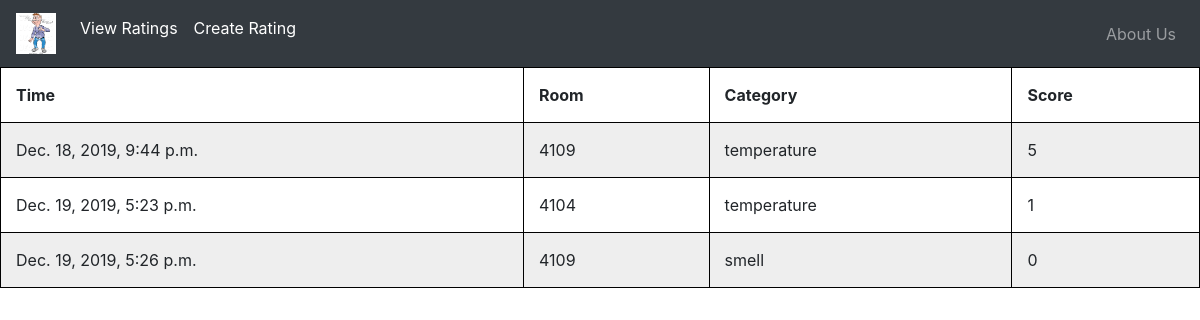
The page / on the database its author committed.
### fullstackexam/models.py (models this page shows)
class Rating(models.Model):
    timestamp = models.DateTimeField(auto_now_add=True)
    room = models.ForeignKey(Room, on_delete=models.CASCADE, related_name="room", blank=True, null=True)
    score = models.DecimalField(decimal_places=0, max_digits=1)
    ratingCategory = models.ForeignKey(RatingCategory, on_delete=models.CASCADE, related_name="ratingCategory", blank=True, null=True)

class Room(models.Model):
    number = models.DecimalField(decimal_places=0, max_digits=4)
    roomType = models.ForeignKey(RoomType, on_delete=models.CASCADE, related_name="roomType", blank=True, null=True)
    def __str__(self):
        return str(self.number)

class RatingCategory(models.Model):
    name = models.CharField(max_length=250)
    def __str__(self):
        return self.name

### fullstackexam/views.py (the view)
# urls.py: path('', RatingList.as_view(), name="rating_list"),
class RatingList(ListView):
    model = Rating

### fullstackexam/templates/fullstackexam/rating_list.html
{% extends 'navbar.html' %}
{% block content %}
<table style="width:100%">
  <tr>
      <th>Time</th>
      <th>Room</th>
      <th>Category</th>
      <th>Score</th>
  </tr>
    {% for thing in rating_list %}
        <tr>
            <td>{{ thing.timestamp }}</td>
            <td>{{ thing.room }}</td>
            <td>{{ thing.ratingCategory }}</td>
            <td>{{ thing.score }}</td>
        </tr>
    {% endfor %}
</table>
{% endblock %}

### templates/navbar.html
{% extends 'home.html' %}
{% load static %}
{% block navbar %}
    <nav class="navbar navbar-expand-sm bg-dark navbar-dark">
  <ul class="navbar-nav">
    <a class="navbar-brand" href="{% url 'picture_page' %}">
        <img src="{% static 'fullstackexam/smell.jpg'%}" alt="Logo" style="width:40px;">
    </a>
    <li class="nav-item active">
      <a class="nav-link" href="{% url 'rating_list' %}">View Ratings</a>
    </li>
    <li class="nav-item active">
      <a class="nav-link" href="{% url 'rating_add' %}">Create Rating</a>
    </li>
  </ul>
  <div class="collapse navbar-collapse justify-content-end" id="navbarCollapse">
    <ul class="navbar-nav">
        <li class="nav-item">
            <a class="nav-link" href="{% url "about_page" %}">About Us</a>
        </li>
    </ul>
  </div>
</nav>
{% endblock %}

### templates/home.html (shortened to what this page needs)
{% load static %}
<!DOCTYPE html>
<html lang="en">
<head>
    <link rel="stylesheet" href="https://stackpath.bootstrapcdn.com/bootstrap/4.3.1/css/bootstrap.min.css">
    <link rel="stylesheet" type="text/css" href="{% static 'fullstackexam/mystyle.css' %}">
</head>
<body>
{% block navbar %}
{% endblock %}
{% block content %}
{% endblock %}
</body>
</html>

### fullstackexam/static/fullstackexam/mystyle.css (style rules this page uses)
table, th, td { border: 1px solid black; border-collapse: collapse; }
th, td { padding: 15px; }
tr:nth-child(even) { background-color: #eee; }
tr:nth-child(odd) { background-color: #fff; }

### rows shown on the page
Rating: timestamp "Dec. 18, 2019, 9:44 p.m.", room "4109", ratingCategory "temperature", score "5"
Rating: timestamp "Dec. 19, 2019, 5:23 p.m.", room "4104", ratingCategory "temperature", score "1"
Rating: timestamp "Dec. 19, 2019, 5:26 p.m.", room "4109", ratingCategory "smell", score "0"
